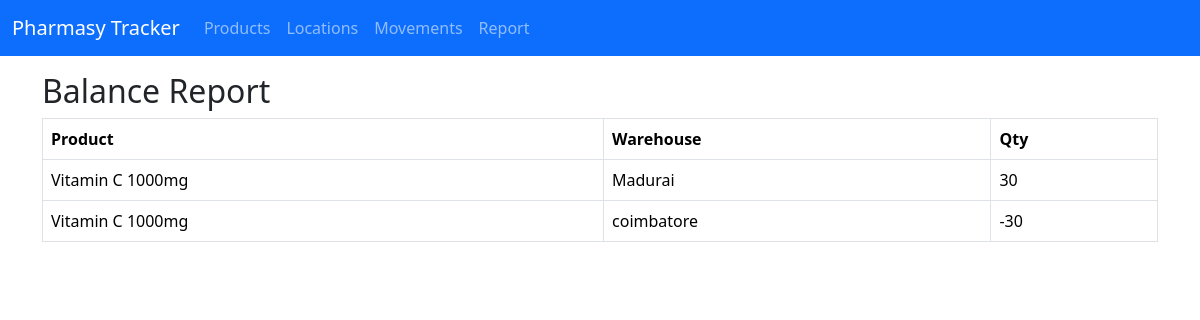
Screenshot of /report with the database file from the repository.
### app.py (models this page shows)
class Product(db.Model):
    product_id = db.Column(db.String, primary_key=True)
    name = db.Column(db.String, nullable=False)
    description = db.Column(db.String)

class Location(db.Model):
    location_id = db.Column(db.String, primary_key=True)
    name = db.Column(db.String, nullable=False)
    address = db.Column(db.String)

### app.py (the view)
@app.route('/report')
def report():
    products = Product.query.order_by(Product.name).all()
    locations = Location.query.order_by(Location.name).all()
    balances = {}
    movs = ProductMovement.query.order_by(ProductMovement.timestamp).all()
    for m in movs:
        if m.to_location:
            key = (m.product_id, m.to_location)
            balances[key] = balances.get(key, 0) + m.qty
        if m.from_location:
            key = (m.product_id, m.from_location)
            balances[key] = balances.get(key, 0) - m.qty
    rows = []
    for (prod_id, loc_id), qty in balances.items():
        if qty == 0:
            continue
        prod = Product.query.get(prod_id)
        loc = Location.query.get(loc_id)
        rows.append({'product_id': prod_id, 'product_name': prod.name if prod else prod_id,
                     'location_id': loc_id, 'location_name': loc.name if loc else loc_id,
                     'qty': qty})
    rows = sorted(rows, key=lambda r: (r['product_name'], r['location_name']))
    return render_template('report.html', rows=rows)

### app.py (called while the page is built)
@app.before_request
def run_initialization_once():
    global initialization_done
    if not initialization_done:
        db.create_all()
        seed_data()  # <---- Auto seed when DB is first created
        initialization_done = True

### templates/report.html (shortened to what this page needs)
{% extends "base.html" %}
{% block content %}
<h2>Balance Report</h2>
<table class="table table-bordered">
  <thead><tr><th>Product</th><th>Warehouse</th><th>Qty</th></tr></thead>
  <tbody>
    {% for r in rows %}
    <tr>
      <td>{{ r.product_name }}</td>
      <td>{{ r.location_name }}</td>
      <td>{{ r.qty }}</td>
    </tr>
    {% endfor %}
  </tbody>
</table>
{% endblock %}

### rows the page displays
Product: product_name "Vitamin C 1000mg" "Vitamin C 1000mg"
Location: location_name "Madurai"
Location: location_name "coimbatore"

### other values shown
{{ r.qty }} "30" "-30"
